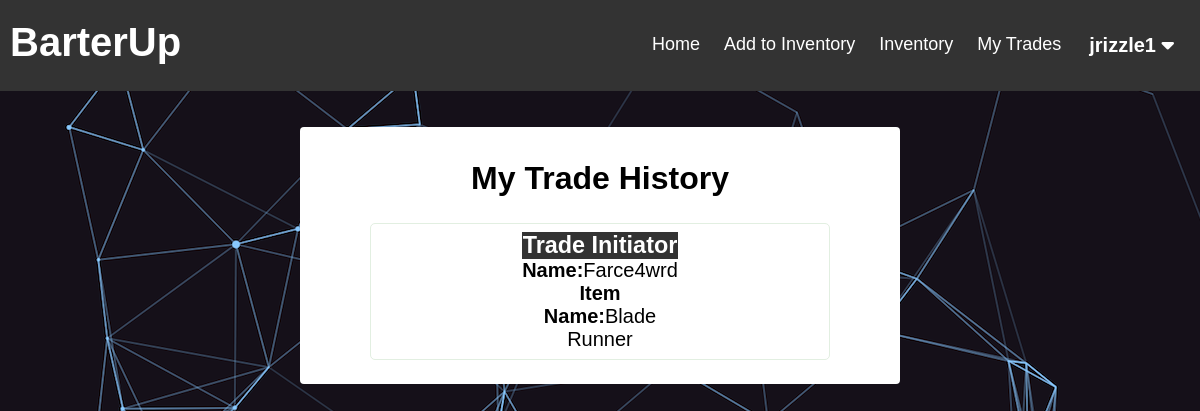
The app's page /BarterUp/tradeHistory.php (signed in) with its own data.
### tables this page shows
CREATE TABLE `user` (
  `user_id` bigint(20) UNSIGNED NOT NULL,
  `username` varchar(45) NOT NULL,
  `password` varchar(45) NOT NULL
);

CREATE TABLE `trade_history` (
  `trade_id` smallint(5) UNSIGNED NOT NULL,
  `item_history_id_initiator` smallint(5) UNSIGNED NOT NULL,
  `item_history_id_tradee` smallint(5) UNSIGNED NOT NULL,
  `user_history_id_initiator` bigint(20) UNSIGNED NOT NULL,
  `user_history_id_tradee` bigint(20) UNSIGNED NOT NULL
);

CREATE TABLE `item` (
  `item_id` smallint(5) UNSIGNED NOT NULL,
  `user_id` bigint(20) UNSIGNED NOT NULL,
  `category_id` bigint(20) UNSIGNED NOT NULL,
  `description` tinytext DEFAULT NULL,
  `item_condition` varchar(45) DEFAULT NULL,
  `item_name` varchar(45) NOT NULL
);

### BarterUp/functions.php (called while the page is built, shortened)
<?php
function check_login($con)
{
	if (isset($_SESSION['user_id'])) {
		$id = $_SESSION['user_id'];
		$query = "select * from user where user_id = '$id' limit 1";
		$result = mysqli_query($con, $query);
		if ($result && mysqli_num_rows($result) > 0) {
			$user_data = mysqli_fetch_assoc($result);
			return $user_data;
		}
	}
	die;
}

### BarterUp/tradeHistory.php (the view, shortened to what this page needs)
<?php
include("config.php");
include("functions.php");
$user_data = check_login($con);
?>
<!DOCTYPE html>
<html lang="en">
<head>
    <link rel="stylesheet" href="./tradeHistory.css?v=<?php echo time(); ?>">
</head>
<body>
    <?php include("./header.php"); ?>
        <div class="wrapper">
        <div class="view_main">
        <div class="page_name">
        <h1>My Trade History</h1>
        </div>
            <?php
        $query = "select * from trade_history";
        $result = mysqli_query($con, $query);
        if ($result && mysqli_num_rows($result) > 0) {
            while ($row = mysqli_fetch_assoc($result)) {
                if($row['user_history_id_initiator'] == $_SESSION['user_id'] || $row['user_history_id_tradee'] == $_SESSION['user_id']){
                    $query1 = "select user.user_id as initiatorId, user.username as initiator, item.item_name as initiator_item
                    FROM trades, user, item
                    where user.user_id =" . $row['user_history_id_initiator'] . "
                    and item.item_id = " . $row['item_history_id_initiator'] . "";
                    $result1 = mysqli_query($con, $query1);
                    if ($result1 && mysqli_num_rows($result1) > 0) {
                        $row1 = mysqli_fetch_assoc($result1);
                        echo '
                        <ul class="list-view">
                            <li class="trader">
                                <h3 class="title">Trade Initiator</h3>
                                <p class="initiator-name"><b>Name:</b>' . $row1['initiator'] . '</p>
                                <p class="initiator-item"><b>Item Name:</b>' . $row1['initiator_item'] . '</p>
                            </li>';
                    }
                }
            }
        }
        ?>
            </div>
        </div>
</body>
</html>

### BarterUp/header.php (shortened to what this page needs)
<!DOCTYPE html>
<html lang="en">
<head>
  <link rel="stylesheet" href="./header.css?v=<?php echo time(); ?>">
</head>
<body>
  <div class="header-right">
    <div class="header">
      <p>BarterUp</p>
    </div>
    <div class="user-drop">
      <button class="user-dropbtn"><?php echo $user_data['username']; ?>
        <i class="fas fa-caret-down"></i>
      </button>
    </div>
    <a href="./myTrades.php">My Trades</a>
    <a href='./inventory.php'>Inventory</a>
    <a href='./addInventory.php'>Add to Inventory</a>
    <a href="./currentTrades.php">Home</a>
  </div>
</body>
</html>

### BarterUp/tradeHistory.css (style rules this page uses)
* { font-family: 'Montserrat', sans-serif; list-style: none; margin: 0; padding: 0; box-sizing: border-box; }
body { background: #ebecf1; }
h1 { text-align: center; }
.wrapper { background: white; width: 50%; text-align: center; margin: 3% auto 3% auto; padding: 1%; border-radius: 4px; }
.page_name { width: 100%; margin: 1% auto 0 auto; background: #fff; padding: 15px; border-radius: 2px; position: relative; }
.list-view { font-size: 20px; width: 80%; margin: 2% auto 2% auto; border: 1px solid #e2efe1; border-radius: 5px; }
.list-view li { display: inline-table; width: 30%; }
.list-view .title { background-color: #333; color: white; }
.list-view .trader, .list-view .tradee { padding: 8px; }

### BarterUp/header.css (style rules this page uses)
body { background-image: url("backgroundstuff.png"); }
.header-right { overflow: hidden; background-color: #333; padding: 20px 10px; }
.header-right a { float: right; color: white; text-align: center; padding: 12px; text-decoration: none; font-size: 18px; line-height: 25px; border-radius: 4px; }
.user-drop { float: right; overflow: hidden; }
.user-drop .user-dropbtn { font-size: 20px; font-weight: 600; border: none; outline: none; color: white; padding: 14px 16px; background-color: inherit; font-family: inherit; margin: 0; }
.header { float: left; color: white; font-size: 40px; font-weight: 600; }

### records on screen
user: username "jrizzle1"
trade_history: user.username "Farce4wrd", item.item_name "Blade Runner"
